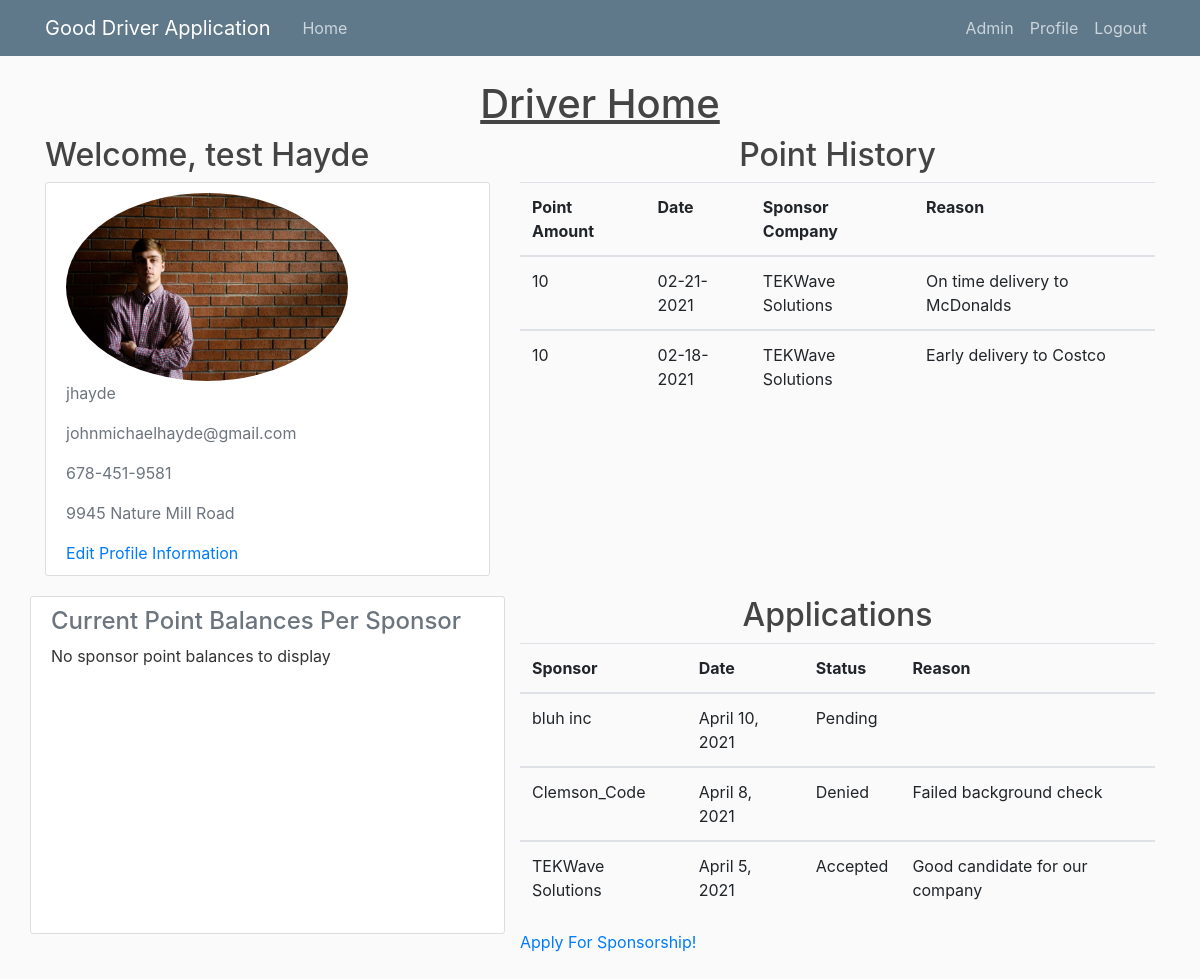
/driver_home/ (signed in), run on an earlier commit of the app's database.
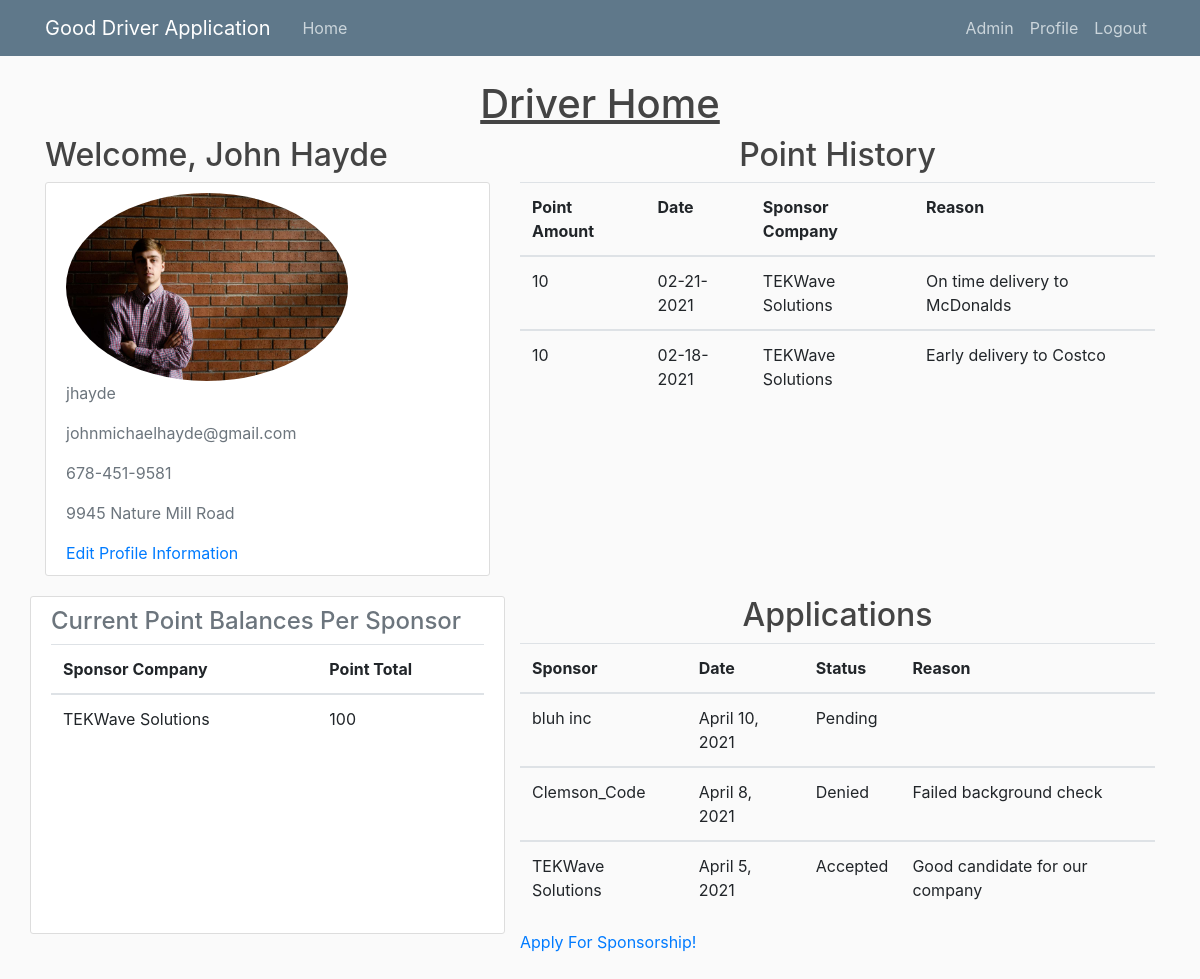
And on a later commit of the database.
### users/models.py (models this page shows)
class Driver(models.Model):
	username = models.CharField(max_length=30)
	password = models.CharField(max_length=30)
	first_name = models.CharField(max_length=20)
	last_name = models.CharField(max_length=30)
	phone_num = models.CharField(max_length=15)
	email = models.CharField(max_length=30)
	address = models.CharField(max_length=50)
	points = models.IntegerField(default=0)
	sponsor = models.CharField(max_length=50, default = "")
	profile_photo = ResizedImageField(quality=50, default='default.jpg', upload_to='profile_photos')

class PointHist(models.Model):
	username = models.CharField(max_length=30)
	sponsor_username = models.CharField(max_length=30)
	sponsor_company = models.CharField(max_length=30, default="")
	date = models.CharField(max_length=30)
	points = models.IntegerField(default=0)
	reason = models.CharField(max_length=300)

class Application(models.Model):
	driver = models.CharField(max_length=30)
	sponsor = models.CharField(max_length=30)
	sponsor_company = models.CharField(max_length=30, default="")
	date = models.DateField(auto_now_add=True)
	status = models.CharField(max_length=10)
	reason = models.CharField(max_length=300, default="")

class Sponsorship(models.Model):
	sponsor_company = models.CharField(max_length=30, default = "")
	sponsor_username = models.CharField(max_length=30, default = "")
	driver = models.CharField(max_length=30)
	driver_points = models.IntegerField(default=0)
	price_scalar = models.FloatField(default=1)

### portal/views.py (the view)
# urls.py: path('driver_home/', views.driver_home, name='driver-home'),
def driver_home(request):
	user = request.user
	driver = driverGet(user)
	try:
		point_hist = PointHist.objects.filter(username=user.username)
	except PointHist.DoesNotExist:
		point_hist = None
	try:
		applications = Application.objects.filter(driver=user.username)
	except Application.DoesNotExist:
		applications = None
	try:
		sponsor_list = Sponsorship.objects.filter(driver=user.username)
	except Sponsorship.DoesNotExist:
		sponsor_list = None
	data = {
	'points' : driver.points,
	'point_hist' : point_hist,
	'first_name' : driver.first_name,
	'last_name' : driver.last_name,
	'phone_num' : driver.phone_num,
	'address' : driver.address,
	'profile_photo' : driver.profile_photo.url,
	'applications' : applications,
	'sponsor' : driver.sponsor,
	'sponsor_list' : sponsor_list,
	}
	return render(request, 'portal/driver_home.html', data)

### portal/views.py (called while the page is built)
def driverGet(user):
	gUser = GenericUser.objects.get(username=user.username)
	if(gUser.type == 'Driver'):
		return Driver.objects.get(username=user.username)
	elif(gUser.type == 'Sponsor'):
		return Driver.objects.get(username=Sponsor.objects.get(username=user.username).driver_vicarious)

### portal/templates/portal/driver_home.html
{% extends "portal/base.html" %}
{% load static %}
{% block content %}
	<div class="row">
		<div class="col-md-12 d-flex justify-content-center">
			<h1 style="text-decoration: underline;">Driver Home</h1>
		</div>
	</div>
	<div class="row">
		<div class="col-md-5">
			<h2 class="account-heading">Welcome, {{ first_name }} {{ last_name }}</h2>
			<div class="content-section">
				<div class="media-body">
					<img class="rounded-circle account-img" width="70%" height="auto" src="{{ profile_photo }}">
					<p class="text-secondary">{{ user.username }}</p>
					<p class="text-secondary">{{ user.email }}</p>
					<p class="text-secondary">{{ phone_num }}</p>
					<p class="text-secondary">{{ address }}</p>
					<a href="{% url 'update-info' %}">Edit Profile Information</a>
				</div>
			</div>
		</div>
		<div class="col-md-7">
			<h2 class="media-heading d-flex justify-content-center">Point History</h2>
			{% if point_hist %}
				<table class="table">
					<tr>
						<th scope="col">Point Amount</th>
						<th scope="col">Date</th>
						<th scope="col">Sponsor Company</th>
						<th scope="col">Reason</th>
					</tr>
					{% for item in point_hist reversed %}
						<tbody>
							<tr>
								<td>{{ item.points }}</td>
								<td>{{ item.date }}</td>
								<td>{{ item.sponsor_company }}</td>
								<td>{{ item.reason }}</td>
							</tr>
						</tbody>
					{% endfor %}
				</table>
			{% else %}
				<p class="text-secondary">No Point History To Display</p>
			{% endif %}
		</div>
	</div>
	<div class="row">
		<div class="col-md-5 content-section">
			<div class="media-heading">
				<h4 class="text-secondary">Current Point Balances Per Sponsor</h4>
				{% if sponsor_list %}
				<table class="table">
					<tr>
						<th scope="col">Sponsor Company</th>
						<th scope="col">Point Total</th>
					</tr>
					{% for sponsor in sponsor_list %}
						<tbody>
							<tr>
								<td>{{ sponsor.sponsor_company }}</td>
								<td>{{ sponsor.driver_points }}</td>
							</tr>
						</tbody>
					{% endfor %}
				</table>
				{% else %}
					<p>No sponsor point balances to display</p>
				{% endif %}
			</div>
		</div>
		<div class="col-md-7">
			<h2 class="media-heading d-flex justify-content-center">Applications</h2>
			{% if applications %}
				<table class="table">
					<tr>
						<th scope="col">Sponsor</th>
						<th scope="col">Date</th>
						<th scope="col">Status</th>
						<th scope="col">Reason</th>
					</tr>
					{% for item in applications reversed %}
						<tbody>
							<tr>
								<td>{{ item.sponsor_company }}</td>
								<td>{{ item.date }}</td>
								<td>{{ item.status }}</td>
								<td>{{ item.reason }}</td>
							</tr>
						</tbody>
					{% endfor %}
				</table>
			{% else %}
				<p class="text-secondary">No Applications To Display</p>
			{% endif %}
			<a href="{% url 'apply' %}">Apply For Sponsorship!</a>
		</div>
	</div>
{% endblock content%}

What changed in the data, as far as the page shows it:
changed Driver "Hayde": first_name "test" → "John"
added Sponsorship: sponsor_company "TEKWave Solutions", driver_points "100"
Also different on the page:
text no longer shown: "No sponsor point balances to display"
text now shown: "Sponsor Company Point Total"
